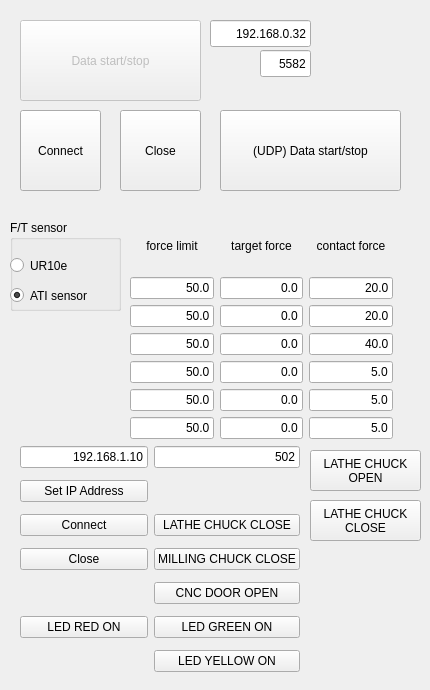
   <widget class="QWidget" name="tab_22">
    <attribute name="title">
     <string>Comm.</string>
    </attribute>
    <widget class="QPushButton" name="pushButton_UDP_CONNECT">
     <property name="enabled">
      <bool>true</bool>
     </property>
     <property name="geometry">
      <rect>
       <x>20</x>
       <y>110</y>
       <width>81</width>
       <height>81</height>
      </rect>
     </property>
     <property name="text">
      <string>Connect</string>
     </property>
     <property name="checkable">
      <bool>false</bool>
     </property>
    </widget>
    <widget class="QLineEdit" name="lineEdit_UDP_Port">
     <property name="enabled">
      <bool>true</bool>
     </property>
     <property name="geometry">
      <rect>
       <x>260</x>
       <y>50</y>
       <width>51</width>
       <height>27</height>
      </rect>
     </property>
     <property name="text">
      <string>5582</string>
     </property>
     <property name="alignment">
      <set>Qt::AlignRight|Qt::AlignTrailing|Qt::AlignVCenter</set>
     </property>
    </widget>
    <widget class="QPushButton" name="pushButtonDataAcquisitionStart">
     <property name="enabled">
      <bool>false</bool>
     </property>
     <property name="geometry">
      <rect>
       <x>20</x>
       <y>20</y>
       <width>181</width>
       <height>81</height>
      </rect>
     </property>
     <property name="text">
      <string>Data start/stop</string>
     </property>
     <property name="checkable">
      <bool>true</bool>
     </property>
    </widget>
    <widget class="QGroupBox" name="groupBox_15">
     <property name="geometry">
      <rect>
       <x>10</x>
       <y>220</y>
       <width>111</width>
       <height>91</height>
      </rect>
     </property>
     <property name="autoFillBackground">
      <bool>false</bool>
     </property>
     <property name="title">
      <string>F/T sensor</string>
     </property>
     <widget class="QRadioButton" name="radioButton_setFTSensor_ATI">
      <property name="enabled">
       <bool>true</bool>
      </property>
      <property name="geometry">
       <rect>
        <x>0</x>
        <y>60</y>
        <width>121</width>
        <height>31</height>
       </rect>
      </property>
      <property name="text">
       <string>ATI sensor</string>
      </property>
      <property name="checked">
       <bool>true</bool>
      </property>
     </widget>
     <widget class="QRadioButton" name="radioButton_setFTSensor_UR10e">
      <property name="enabled">
       <bool>true</bool>
      </property>
      <property name="geometry">
       <rect>
        <x>0</x>
        <y>30</y>
        <width>121</width>
        <height>31</height>
       </rect>
      </property>
      <property name="text">
       <string>UR10e</string>
      </property>
     </widget>
    </widget>
    <widget class="QWidget" name="layoutWidget_5">
     <property name="geometry">
      <rect>
       <x>130</x>
       <y>220</y>
       <width>263</width>
       <height>219</height>
      </rect>
     </property>
     <layout class="QHBoxLayout" name="horizontalLayout_20">
      <item>
       <layout class="QVBoxLayout" name="verticalLayout_48">
        <item>
         <widget class="QLabel" name="label_47">
          <property name="text">
           <string>force limit</string>
          </property>
          <property name="alignment">
           <set>Qt::AlignCenter</set>
          </property>
         </widget>
        </item>
        <item>
         <widget class="QLineEdit" name="task_lineEdit_forceLimitX">
          <property name="text">
           <string>50.0</string>
          </property>
          <property name="alignment">
           <set>Qt::AlignRight|Qt::AlignTrailing|Qt::AlignVCenter</set>
          </property>
         </widget>
        </item>
        <item>
         <widget class="QLineEdit" name="task_lineEdit_forceLimitY">
          <property name="text">
           <string>50.0</string>
          </property>
          <property name="alignment">
           <set>Qt::AlignRight|Qt::AlignTrailing|Qt::AlignVCenter</set>
          </property>
         </widget>
        </item>
        <item>
         <widget class="QLineEdit" name="task_lineEdit_forceLimitZ">
          <property name="text">
           <string>50.0</string>
          </property>
          <property name="alignment">
           <set>Qt::AlignRight|Qt::AlignTrailing|Qt::AlignVCenter</set>
          </property>
         </widget>
        </item>
        <item>
         <widget class="QLineEdit" name="task_lineEdit_forceLimitR">
          <property name="text">
           <string>50.0</string>
          </property>
          <property name="alignment">
           <set>Qt::AlignRight|Qt::AlignTrailing|Qt::AlignVCenter</set>
          </property>
         </widget>
        </item>
        <item>
         <widget class="QLineEdit" name="task_lineEdit_forceLimitP">
          <property name="text">
           <string>50.0</string>
          </property>
          <property name="alignment">
           <set>Qt::AlignRight|Qt::AlignTrailing|Qt::AlignVCenter</set>
          </property>
         </widget>
        </item>
        <item>
         <widget class="QLineEdit" name="task_lineEdit_forceLimitYaw">
          <property name="text">
           <string>50.0</string>
          </property>
          <property name="alignment">
           <set>Qt::AlignRight|Qt::AlignTrailing|Qt::AlignVCenter</set>
          </property>
         </widget>
        </item>
       </layout>
      </item>
      <item>
       <layout class="QVBoxLayout" name="verticalLayout_49">
        <item>
         <widget class="QLabel" name="label_28">
          <property name="text">
           <string>target force</string>
          </property>
          <property name="alignment">
           <set>Qt::AlignCenter</set>
          </property>
         </widget>
        </item>
        <item>
         <widget class="QLineEdit" name="task_lineEdit_targetForceX">
          <property name="text">
           <string>0.0</string>
          </property>
          <property name="alignment">
           <set>Qt::AlignRight|Qt::AlignTrailing|Qt::AlignVCenter</set>
          </property>
         </widget>
        </item>
        <item>
         <widget class="QLineEdit" name="task_lineEdit_targetForceY">
          <property name="text">
           <string>0.0</string>
          </property>
          <property name="alignment">
           <set>Qt::AlignRight|Qt::AlignTrailing|Qt::AlignVCenter</set>
          </property>
         </widget>
        </item>
        <item>
         <widget class="QLineEdit" name="task_lineEdit_targetForceZ">
          <property name="text">
           <string>0.0</string>
          </property>
          <property name="alignment">
           <set>Qt::AlignRight|Qt::AlignTrailing|Qt::AlignVCenter</set>
          </property>
         </widget>
        </item>
        <item>
         <widget class="QLineEdit" name="task_lineEdit_targetForceR">
          <property name="text">
           <string>0.0</string>
          </property>
          <property name="alignment">
           <set>Qt::AlignRight|Qt::AlignTrailing|Qt::AlignVCenter</set>
          </property>
         </widget>
        </item>
        <item>
         <widget class="QLineEdit" name="task_lineEdit_targetForceP">
          <property name="text">
           <string>0.0</string>
          </property>
          <property name="alignment">
           <set>Qt::AlignRight|Qt::AlignTrailing|Qt::AlignVCenter</set>
          </property>
         </widget>
        </item>
        <item>
         <widget class="QLineEdit" name="task_lineEdit_targetForceYaw">
          <property name="text">
           <string>0.0</string>
          </property>
          <property name="alignment">
           <set>Qt::AlignRight|Qt::AlignTrailing|Qt::AlignVCenter</set>
          </property>
         </widget>
        </item>
       </layout>
      </item>
      <item>
       <layout class="QVBoxLayout" name="verticalLayout_50">
        <item>
         <widget class="QLabel" name="label_48">
          <property name="text">
           <string>contact force</string>
          </property>
          <property name="alignment">
           <set>Qt::AlignCenter</set>
          </property>
         </widget>
        </item>
        <item>
         <widget class="QLineEdit" name="task_lineEdit_contactForceX">
          <property name="text">
           <string>20.0</string>
          </property>
          <property name="alignment">
           <set>Qt::AlignRight|Qt::AlignTrailing|Qt::AlignVCenter</set>
          </property>
         </widget>
        </item>
        <item>
         <widget class="QLineEdit" name="task_lineEdit_contactForceY">
          <property name="text">
           <string>20.0</string>
          </property>
          <property name="alignment">
           <set>Qt::AlignRight|Qt::AlignTrailing|Qt::AlignVCenter</set>
          </property>
         </widget>
        </item>
        <item>
         <widget class="QLineEdit" name="task_lineEdit_contactForceZ">
          <property name="text">
           <string>40.0</string>
          </property>
          <property name="alignment">
           <set>Qt::AlignRight|Qt::AlignTrailing|Qt::AlignVCenter</set>
          </property>
         </widget>
        </item>
        <item>
         <widget class="QLineEdit" name="task_lineEdit_contactForceR">
          <property name="text">
           <string>5.0</string>
          </property>
          <property name="alignment">
           <set>Qt::AlignRight|Qt::AlignTrailing|Qt::AlignVCenter</set>
          </property>
         </widget>
        </item>
        <item>
         <widget class="QLineEdit" name="task_lineEdit_contactForceP">
          <property name="text">
           <string>5.0</string>
          </property>
          <property name="alignment">
           <set>Qt::AlignRight|Qt::AlignTrailing|Qt::AlignVCenter</set>
          </property>
         </widget>
        </item>
        <item>
         <widget class="QLineEdit" name="task_lineEdit_contactForceYaw">
          <property name="text">
           <string>5.0</string>
          </property>
          <property name="alignment">
           <set>Qt::AlignRight|Qt::AlignTrailing|Qt::AlignVCenter</set>
          </property>
         </widget>
        </item>
       </layout>
      </item>
     </layout>
    </widget>
    <widget class="QWidget" name="layoutWidget_33">
     <property name="geometry">
      <rect>
       <x>20</x>
       <y>440</y>
       <width>280</width>
       <height>241</height>
      </rect>
     </property>
     <layout class="QGridLayout" name="gridLayout_12">
      <item row="6" column="0">
       <widget class="QPushButton" name="pushButton_MODBUS_CLOSE">
        <property name="enabled">
         <bool>true</bool>
        </property>
        <property name="text">
         <string>Close</string>
        </property>
        <property name="checkable">
         <bool>false</bool>
        </property>
       </widget>
      </item>
      <item row="1" column="0">
       <widget class="QLineEdit" name="lineEdit_MODBUS_IP">
        <property name="enabled">
         <bool>true</bool>
        </property>
        <property name="text">
         <string>192.168.1.10</string>
        </property>
        <property name="alignment">
         <set>Qt::AlignRight|Qt::AlignTrailing|Qt::AlignVCenter</set>
        </property>
       </widget>
      </item>
      <item row="1" column="1">
       <widget class="QLineEdit" name="lineEdit_MODBUS_PORT">
        <property name="enabled">
         <bool>true</bool>
        </property>
        <property name="text">
         <string>502</string>
        </property>
        <property name="alignment">
         <set>Qt::AlignRight|Qt::AlignTrailing|Qt::AlignVCenter</set>
        </property>
       </widget>
      </item>
      <item row="6" column="1">
       <widget class="QPushButton" name="pushButton_MODBUS_millingChuckOnOff">
        <property name="enabled">
         <bool>true</bool>
        </property>
        <property name="text">
         <string>MILLING CHUCK CLOSE</string>
        </property>
        <property name="checkable">
         <bool>true</bool>
        </property>
       </widget>
      </item>
      <item row="5" column="1">
       <widget class="QPushButton" name="pushButton_MODBUS_latheChuckOnOff">
        <property name="enabled">
         <bool>true</bool>
        </property>
        <property name="text">
         <string>LATHE CHUCK CLOSE</string>
        </property>
        <property name="checkable">
         <bool>true</bool>
        </property>
       </widget>
      </item>
      <item row="5" column="0">
       <widget class="QPushButton" name="pushButton_MODBUS_CONNECT">
        <property name="enabled">
         <bool>true</bool>
        </property>
        <property name="text">
         <string>Connect</string>
        </property>
        <property name="checkable">
         <bool>false</bool>
        </property>
       </widget>
      </item>
      <item row="7" column="1">
       <widget class="QPushButton" name="pushButton_MODBUS_doorOnOff">
        <property name="enabled">
         <bool>true</bool>
        </property>
        <property name="text">
         <string>CNC DOOR OPEN</string>
        </property>
        <property name="checkable">
         <bool>true</bool>
        </property>
       </widget>
      </item>
      <item row="4" column="0">
       <widget class="QPushButton" name="pushButton_MODBUS_SET_IP">
        <property name="enabled">
         <bool>true</bool>
        </property>
        <property name="text">
         <string>Set IP Address</string>
        </property>
        <property name="checkable">
         <bool>false</bool>
        </property>
       </widget>
      </item>
      <item row="8" column="1">
       <widget class="QPushButton" name="pushButton_MODBUS_ledGreen">
        <property name="enabled">
         <bool>true</bool>
        </property>
        <property name="text">
         <string>LED GREEN ON</string>
        </property>
        <property name="checkable">
         <bool>true</bool>
        </property>
       </widget>
      </item>
      <item row="8" column="0">
       <widget class="QPushButton" name="pushButton_MODBUS_ledRed">
        <property name="enabled">
         <bool>true</bool>
        </property>
        <property name="text">
         <string>LED RED ON</string>
        </property>
        <property name="checkable">
         <bool>true</bool>
        </property>
       </widget>
      </item>
      <item row="9" column="1">
       <widget class="QPushButton" name="pushButton_MODBUS_ledYellow">
        <property name="enabled">
         <bool>true</bool>
        </property>
        <property name="text">
         <string>LED YELLOW ON</string>
        </property>
        <property name="checkable">
         <bool>true</bool>
        </property>
       </widget>
      </item>
     </layout>
    </widget>
    <widget class="QLineEdit" name="lineEdit_UDP_IP">
     <property name="enabled">
      <bool>true</bool>
     </property>
     <property name="geometry">
      <rect>
       <x>210</x>
       <y>20</y>
       <width>101</width>
       <height>27</height>
      </rect>
     </property>
     <property name="text">
      <string>192.168.0.32</string>
     </property>
     <property name="alignment">
      <set>Qt::AlignRight|Qt::AlignTrailing|Qt::AlignVCenter</set>
     </property>
    </widget>
    <widget class="QPushButton" name="pushButton_UDP_DataAcquisitionStart">
     <property name="enabled">
      <bool>true</bool>
     </property>
     <property name="geometry">
      <rect>
       <x>220</x>
       <y>110</y>
       <width>181</width>
       <height>81</height>
      </rect>
     </property>
     <property name="text">
      <string>(UDP) Data start/stop</string>
     </property>
     <property name="checkable">
      <bool>true</bool>
     </property>
    </widget>
    <widget class="QPushButton" name="pushButton_UDP_CLOSE">
     <property name="enabled">
      <bool>true</bool>
     </property>
     <property name="geometry">
      <rect>
       <x>120</x>
       <y>110</y>
       <width>81</width>
       <height>81</height>
      </rect>
     </property>
     <property name="text">
      <string>Close</string>
     </property>
     <property name="checkable">
      <bool>false</bool>
     </property>
    </widget>
    <widget class="QPushButton" name="pushButton_MODBUS_latheChuckOpen">
     <property name="enabled">
      <bool>true</bool>
     </property>
     <property name="geometry">
      <rect>
       <x>310</x>
       <y>450</y>
       <width>111</width>
       <height>41</height>
      </rect>
     </property>
     <property name="text">
      <string>LATHE CHUCK
OPEN</string>
     </property>
     <property name="checkable">
      <bool>false</bool>
     </property>
    </widget>
    <widget class="QPushButton" name="pushButton_MODBUS_latheChuckClose">
     <property name="enabled">
      <bool>true</bool>
     </property>
     <property name="geometry">
      <rect>
       <x>310</x>
       <y>500</y>
       <width>111</width>
       <height>41</height>
      </rect>
     </property>
     <property name="text">
      <string>LATHE CHUCK
CLOSE</string>
     </property>
     <property name="checkable">
      <bool>false</bool>
     </property>
    </widget>
   </widget>
